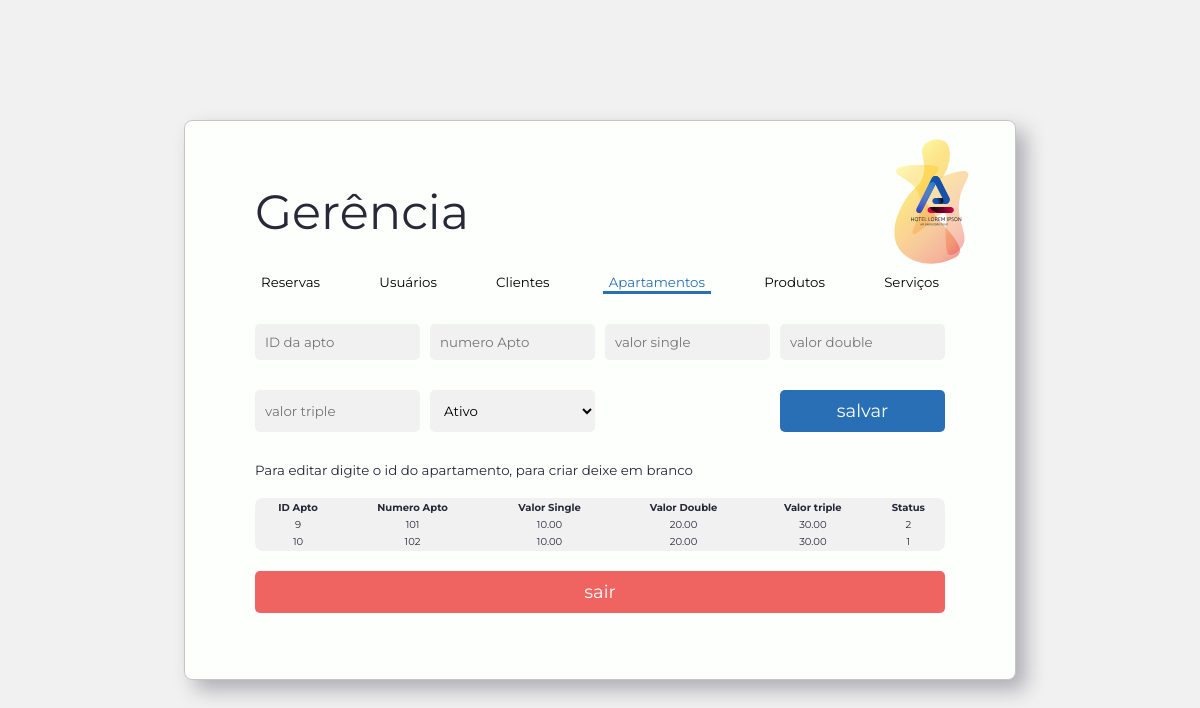
The page /gerenciaApartamentos.php (signed in) on the database its author committed.
### tables this page shows
CREATE TABLE `tblapartamento` (
  `idApartamento` int(11) NOT NULL,
  `apt` varchar(5) NOT NULL,
  `valorSingle` float(12,2) NOT NULL,
  `valorDouble` float(12,2) NOT NULL,
  `valorTriple` float(12,2) NOT NULL,
  `status` int(1) NOT NULL
);

### gerenciaApartamentos.php (the view, shortened to what this page needs)
<?php
include '_servidor.php';
if (!isset($_SESSION)){
    $sair = "document.location.href='./_disconnect.php'";
    $reserva = "document.location.href='./gerenciareservas.php'";
    $usuarios = "document.location.href='./gerenciausuarios.php'";
    $clientes = "document.location.href='./gerenciaclientes.php'";
    $apartamentos = "document.location.href='./gerenciaapartamentos.php'";
    $produtos = "document.location.href='./gerenciaprodutos.php'";
    $servico = "document.location.href='./gerenciaservicos.php'";
    if($_SESSION['perfil']==3){
        try{
            $sql = "SELECT * FROM tblapartamento " ;
                $res = $db->prepare($sql);
                $res->bindValue(1, '%a%');
                $res->execute();
                $pes = $res->fetchAll(PDO::FETCH_OBJ);
        }
        catch(PDOException $e) {
        echo $e->getMessage();
        }
        echo '<html lang="pt-br">
        <head>
            <link rel="stylesheet" href="style.css">
        </head>
        <body>
            <div class="conteiner">
                <form  class="form__login" action="_gerenciar_apartamentos.php" method="POST">
                    <h1>Gerência</h1>
                        <div class="menu">
                            <button class="menu__default" onclick="document.location.href='.$reserva.'" type="button">Reservas</button>
                            <button class="menu__default" onclick="document.location.href='.$usuarios.'" type="button">Usuários</button>
                            <button class="menu__default" onclick="document.location.href='.$clientes.'" type="button">Clientes</button>
                            <button class="menu__default--active" onclick="document.location.href='.$apartamentos.'" type="button">Apartamentos</button>
                            <button class="menu__default" onclick="document.location.href='.$produtos.'" type="button">Produtos</button>
                            <button class="menu__default" onclick="document.location.href='.$servico.'" type="button">Serviços</button>
                        </div>
                        <div class="input__gerencia">
                            <input class="input__default" placeholder="ID da apto" type="text" name="IDapto"/>
                            <input class="input__default" placeholder="numero Apto" type="text" name="apt"/>
                            <input class="input__default" placeholder="valor single" type="text" name="valorSingle"/>
                            <input class="input__default" placeholder="valor double" type="text" name="valorDouble"/>
                            <input class="input__default" placeholder="valor triple" type="text" name="valorTriple"/>
                            <select class="input__default" placeholder="status" type="text" name="status">
                                <option value="1">Ativo</option>
                            </select>
                            <div></div>
                            <button class="button__default" type="submit">salvar</button>
                        </div>
                        <small>Para editar digite o id do apartamento, para criar deixe em branco</small>
                        <table >
                            <tr>
                                <th>ID Apto</th>
                                <th>Numero Apto</th>
                                <th>Valor Single</th>
                                <th>Valor Double</th>
                                <th>Valor triple</th>
                                <th>Status</th>
                            </tr>';
                            for ($x = 0; $x < sizeof($pes); $x++){
                                echo "<tr>";
                                    echo "<td>".$pes[$x]->idApartamento."</td>";
                                    echo "<td>".$pes[$x]->apt."</td>";
                                    echo "<td>".$pes[$x]->valorSingle."</td>";
                                    echo "<td>".$pes[$x]->valorDouble."</td>";
                                    echo "<td>".$pes[$x]->valorTriple."</td>";
                                    echo "<td>".$pes[$x]->status."</td>";
                                echo "</tr>";
                            }
                            echo '
                        </table>
                    <button class="button__default--warning" onclick="document.location.href='.$sair.'" type="button">sair</button>
                </form>
                <div class="logo__p">
                    <img src="./10_21/1111svg.svg" alt="logo loremipson">
                    <img class="animacao1 fundologo1" src="./10_21/fundo.svg" alt="logo loremipson">
                    <img class="animacao2 fundologo2" src="./10_21/fundo2.svg" alt="logo loremipson">
                </div>
            </div>
        </body>
        </html>';
    }else if($_SESSION['perfil']==1){
        header('Location: ./atendimento.php');
    }else if($_SESSION['perfil']==2){
        header('Location: ./reserva.php');
    }else{
        header('Location: ./index.html');
    }
}
?>

### style.css (style rules this page uses)
* { font-family: 'Montserrat', sans-serif; }
table { border:none !important;font-size: 10px;background-color: #f1f1f1;border-radius: 8px;margin: 20px 0; }
td { border:none !important; text-align: center; }
body { background-color: #f1f1f1; background-image: url("./10_21/367502-PAXLKG-681.jpg"); background-attachment: fixed; background-size: cover; color:#272838; display: flex; align-items: center; height: 100vh; font-family: 'Montserrat', sans-serif; justify-content: center; margin: inherit; }
.conteiner { background-color: #FDFFFC; border: 1px solid #c5c5c5; border-radius: 8px; display: flex; margin: 20px; width: 100%; max-width: 750px; min-height: 500px; padding: 0 40px; position: relative; box-shadow: 10px 10px 20px #27283854; }
.form__login { display: flex; flex-direction: column; width: 100%; padding: 30px; justify-content: center; }
.input__default { background-color: #f1f1f1; border: none; border-radius: 5px; padding: 10px; min-width: 70px; resize: none; margin: 10px 0; width: 100%; }
.button__default { color: #FDFFFC; background-color: #296FB5; padding: 10px; border: 0; border-radius: 5px; margin: 10px 0; font-size: 18px; cursor: pointer; width: 100%; }
h1 { font-size: 3em; font-weight: 400; }
.button__default--warning { background-color:#EF6461; color: #FDFFFC; padding: 10px; border: 0; border-radius: 5px; margin: 0px 0 20px; cursor: pointer; font-size: 18px; }
.input__gerencia { display: grid; grid-template-columns: 1fr 1fr 1fr 1fr; gap: 10px; margin: 20px 0; }
.logo__p { width: 100px; padding: 30px; position: absolute; right: 0; z-index: 10; display: flex; align-items: center; justify-content: center; }
.logo__p img { width: 100%; }
.menu__default { background: none; border:none; border-bottom: 3px solid white; cursor: pointer; }
.menu__default--active { color: #296FB5; background: none; border: none; border-bottom: 3px solid #296FB5; cursor: pointer; }
.menu { display: flex; justify-content: space-between; }

### rows shown on the page
tblapartamento: idApartamento "9", apt "101", valorSingle "10.00", valorDouble "20.00", valorTriple "30.00", status "2"
tblapartamento: idApartamento "10", apt "102", valorSingle "10.00", valorDouble "20.00", valorTriple "30.00", status "1"
